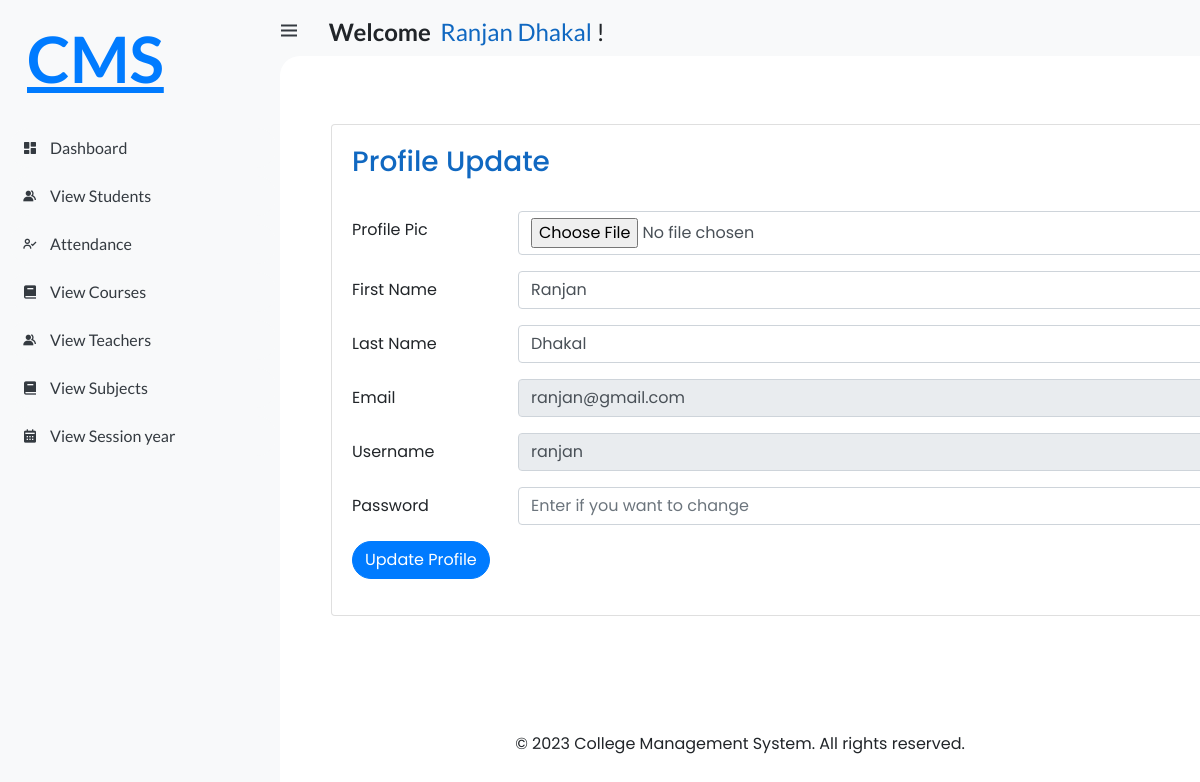
Screenshot of /Profile (signed in) with the database file from the repository.
### student_management_app/models.py (models this page shows)
class CustomUser(AbstractUser):
    USER = (
        (1, 'HOD'),
        (2, 'STAFF'),
        (3, 'STUDENT'),
    )
    user_type = models.CharField(choices=USER, max_length=50, default=1)
    profile_pic = models.ImageField(upload_to='media/profile_pic/')

### student_management_system/views.py (the view)
# urls.py: path('Profile', views.Profile, name='profile'),
@login_required(login_url='/')
def Profile(request):
    user = CustomUser.objects.get(id=request.user.id)
    context = {
        'user': user,
    }
    return render(request, 'profile.html', context)

### templates/profile.html (shortened to what this page needs)
{% extends 'index.html' %}
{% load static %}
{% block content %}
    <link rel="stylesheet" href="{% static 'style/profile.css' %}">
<div class="card" >
  <div class="card-body">
    <div class="update_profile">
    <h3>Profile Update</h3>
      <br>
    <form action="{% url 'profile_update' %}" method="post" enctype="multipart/form-data">
      <div class="form-group row">
        <label for="profile_pic" class="col-sm-2 col-form-label">Profile Pic</label>
        <div class="col-sm-10">
          <input type="file" class="form-control" id="profile_pic"name="profile_pic">
        </div>
      </div>
      <div class="form-group row">
        <label for="first_name" class="col-sm-2 col-form-label">First Name</label>
        <div class="col-sm-10">
          <input type="text" class="form-control" id="first_name" name="first_name" value="{{user.first_name}}">
        </div>
      </div>
      <div class="form-group row">
        <label for="last_name" class="col-sm-2 col-form-label">Last Name</label>
        <div class="col-sm-10">
          <input type="text" class="form-control" id="last_name" name="last_name" value="{{user.last_name}}">
        </div>
      </div>
      <div class="form-group row">
        <label for="email" class="col-sm-2 col-form-label">Email</label>
        <div class="col-sm-10">
          <input type="text" class="form-control" id="email" name="email" value="{{user.email}}" readonly>
        </div>
      </div>
      <div class="form-group row">
        <label for="username" class="col-sm-2 col-form-label">Username</label>
        <div class="col-sm-10">
          <input type="text" class="form-control" id="username" name="username" value="{{user.username}}" readonly>
        </div>
      </div>
      <div class="form-group row">
        <label for="password" class="col-sm-2 col-form-label">Password</label>
        <div class="col-sm-10">
          <input type="text" class="form-control" id="password" name="password" placeholder="Enter if you want to change">
        </div>
      </div>
      <div class="form-group row">
        <div class="col-sm-10">
          <button type="submit" class="btn btn-primary">Update Profile</button>
        </div>
      </div>
    </form>
  </div>
  </div>
</div>
{% endblock %}

### templates/index.html (shortened to what this page needs)
<!DOCTYPE html>
<html lang="en">
{% load static %}
{% load active_link_tags %}
<head>
	<link href='https://unpkg.com/boxicons@2.0.9/css/boxicons.min.css' rel='stylesheet'>
	<link rel="stylesheet" href="https://cdn.jsdelivr.net/npm/bootstrap@4.0.0/dist/css/bootstrap.min.css">
	<link rel="stylesheet" href="/static/css/base.css">
	<link rel="stylesheet" href="{% static 'style/index.css' %}">
	<link rel="stylesheet" href="https://cdn.jsdelivr.net/npm/bootstrap@4.0.0/dist/css/bootstrap.min.css">
</head>
<body>
	<section id="sidebar">
		<a href="{% url 'hod_home' %}" class="brand">
			<p style="margin-left: 27px;margin-top: 77px;font-size:4rem;">
				CMS
			</p>
		</a>
		{% if user.user_type == '1'%}
		<ul class="side-menu top">
			<li class="{% active_link 'hod_home' 'active' %}">
				<a href="{% url 'hod_home' %}">
					<i class='bx bxs-dashboard' ></i>
					<span class="text">Dashboard</span>
				</a>
			</li>
			<li class="{% active_link 'view_attendances' 'active' %}">
				<a href="{% url 'view_attendances' %}">
					<i class='bx bx-user-check' ></i>
					<span class="text">Attendance</span>
				</a>
			</li>
			<li class="{% active_link 'view_staffs' 'active' %}">
				<a href="{% url 'view_staffs' %}">
					<i class='bx bxs-group' ></i>
					<span class="text">Teachers</span>
				</a>
			</li>
			<li class="{% active_link 'view_students' 'active' %}">
				<a href="{% url 'view_students' %}">
					<i class='bx bxs-group' ></i>
					<span class="text">Students</span>
				</a>
			</li>
			<li class="{% active_link 'view_courses' 'active' %}">
				<a href="{% url 'view_courses' %}">
					<i class='bx bxs-book' ></i>
					<span class="text">Courses</span>
				</a>
			</li>
			<li class="{% active_link 'view_subjects' 'active' %}">
				<a href="{% url 'view_subjects' %}">
					<i class='bx bxs-book' ></i>
					<span class="text">Subjects</span>
				</a>
			</li>
			<li class="{% active_link 'view_sessions' 'active' %}">
				<a href="{% url 'view_sessions' %}">
					<i class='bx bxs-calendar' ></i>
					<span class="text">Session Year</span>
				</a>
			</li>
			<li class="{% active_link 'view_contacts' 'active' %}">
				<a href="{% url 'view_contacts' %}">
					<i class='bx bxs-contact' ></i>
					<span class="text">Contacts</span>
				</a>
			</li>
		</ul>
		{% elif user.user_type == '2'%}
		<ul class="side-menu top">
			<li class="{% active_link 'staff_home' 'active' %}">
				<a href="{% url 'staff_home' %}">
					<i class='bx bxs-dashboard' ></i>
					<span class="text">Dashboard</span>
				</a>
			</li>
			<li class="{% active_link 'feature_view_students' 'active' %}">
				<a href="{% url 'feature_view_students' %}">
					<i class='bx bxs-group' ></i>
					<span class="text">View Students</span>
				</a>
			</li>
			<li class="{% active_link 'view_staff_attendances' 'active' %}">
				<a href="{% url 'view_staff_attendances' %}">
					<i class='bx bx-user-check'></i>
					<span class="text">Attendance</span>
				</a>
			</li>
			<li class="{% active_link 'feature_view_courses' 'active' %}">
				<a href="{% url 'feature_view_courses' %}">
					<i class='bx bxs-book' ></i>
					<span class="text">View Courses</span>
				</a>
			</li>
			<li class="{% active_link 'feature_view_staffs' 'active' %}">
				<a href="{% url 'feature_view_staffs' %}">
					<i class='bx bxs-group' ></i>
					<span class="text">View Teachers</span>
				</a>
			</li>
			<li class="{% active_link 'feature_view_subjects' 'active' %}">
				<a href="{% url 'feature_view_subjects' %}">
					<i class='bx bxs-book' ></i>
					<span class="text">View Subjects</span>
				</a>
			</li>
			<li class="{% active_link 'feature_view_sessions' 'active' %}">
				<a href="{% url 'feature_view_sessions' %}">
					<i class='bx bxs-calendar' ></i>
					<span class="text">View Session year</span>
				</a>
			</li>
		</ul>
		{% endif%}
	</section>
	<section id="content">
		<nav>
			<div class="container mt-5" style="margin-top: 1rem!important;">
				<div class="row">
					<div class="col-md-6">
						<div class="top-nav-search">
							<h4 style="margin-left: -42px;">
							<i class='bx bx-menu' ></i>
								<strong>Welcome</strong>&nbsp;
								<span style="color: #1068c1;">{{user.first_name}} {{user.last_name}}</span>&nbsp;!
							</h4>
						</div>
					</div>
					<div class="col-md-6">
					</div>
				</div>
			</div>
		</nav>
		<main>
			{% block content %}
			{% endblock %}
			<br><br><br><br>
			<footer>
				<div class="container">
					<div class="row">
						<div class="col-md-12 text-center">
							<p style="margin-bottom: -7px;">&copy; 2023 College Management System. All rights reserved.</p>
						</div>
					</div>
				</div>
			</footer>
		</main>
	</section>
</body>
</html>

### static/css/base.css (style rules this page uses)
* { margin: 0; padding: 0; box-sizing: border-box; }
a { text-decoration: none; }
li { list-style: none; }
:root { --poppins: 'Poppins', sans-serif; --lato: 'Lato', sans-serif; --light: #F9F9F9; --blue: #3C91E6; --light-blue: #CFE8FF; --grey: #eee; --dark-grey: #AAAAAA; --dark: #342E37; --red: #DB504A; --yellow: #FFCE26; --light-yellow: #FFF2C6; --orange: #FD7238; --light-orange: #FFE0D3; }
html { overflow-x: hidden; }
body { background: var(--grey); overflow-x: hidden; }

### static/style/index.css (style rules this page uses)
* { margin: 0; padding: 0; box-sizing: border-box; }
a { text-decoration: none; }
li { list-style: none; }
:root { --poppins: 'Poppins', sans-serif; --lato: 'Lato', sans-serif; --light: #F9F9F9; --blue: #3C91E6; --light-blue: #CFE8FF; --grey: #eee; --dark-grey: #AAAAAA; --dark: #342E37; --red: #DB504A; --yellow: #FFCE26; --light-yellow: #FFF2C6; --orange: #FD7238; --light-orange: #FFE0D3; }
html { overflow-x: hidden; }
body { background: var(--grey); overflow-x: hidden; }
#sidebar { position: fixed; top: 0; left: 0; width: 280px; height: 100%; background: var(--light); z-index: 2000; font-family: var(--lato); transition: .3s ease; overflow-x: hidden; scrollbar-width: none; }
#sidebar .brand { font-size: 24px; font-weight: 700; height: 56px; display: flex; align-items: center; color: var(--blue); position: sticky; top: 0; left: 0; background: var(--light); z-index: 500; padding-bottom: 20px; box-sizing: content-box; }
#sidebar .side-menu { width: 100%; margin-top: 48px; }
#sidebar .side-menu li { height: 48px; background: transparent; margin-left: 6px; border-radius: 48px 0 0 48px; padding: 4px; }
#sidebar .side-menu li a { width: 100%; height: 100%; background: var(--light); display: flex; align-items: center; border-radius: 48px; font-size: 16px; color: var(--dark); white-space: nowrap; overflow-x: hidden; }
#sidebar .side-menu li a .bx { min-width: calc(60px - ((4px + 6px) * 2)); display: flex; justify-content: center; }
#content { position: relative; width: calc(100% - 280px); left: 280px; transition: .3s ease; }
#content nav { height: 56px; background: var(--light); padding: 0 24px; display: flex; align-items: center; grid-gap: 24px; font-family: var(--lato); position: sticky; top: 0; left: 0; z-index: 1000; }
#content nav::before { content: ''; position: absolute; width: 40px; height: 40px; bottom: -40px; left: 0; border-radius: 50%; box-shadow: -20px -20px 0 var(--light); }
#content nav .bx.bx-menu { cursor: pointer; color: var(--dark); }
#content main { width: 100%; padding: 36px 24px; font-family: var(--poppins); max-height: calc(100vh - 56px); overflow-y: auto; }
.container { margin-top: -12px; }

### static/style/profile.css (style rules this page uses)
.update_profile { background: white; }
.card { width: 63rem; margin-left: 27px; margin-top: 2rem; margin-bottom: 2rem; }
.btn { border-radius: 20px; }
h2, h3, h5 { color:#1068c1;; }

### rows the page displays
CustomUser: first_name "Ranjan", last_name "Dhakal", email "ranjan@gmail.com", username "ranjan"
